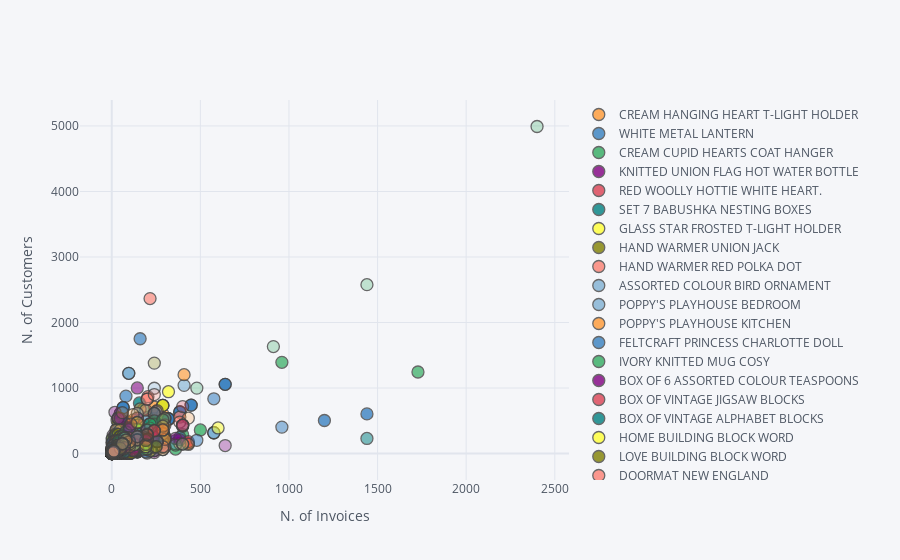

The cell this chart's notebook holds for it:
### Markdown cell above
## 5. Create an interactive scatter plot that plots number of invoices (x-axis) vs. number of customers (y-axis) and the plot points represent individual products. Add two sliders that control the x and y axis ranges.

### Code cell
data.groupby('Description').agg(['count'])[['InvoiceNo', 'CustomerID']]
df.iplot(kind='scatter', x='Quantity', y='Revenue', mode='markers', categories='Description', xTitle='N. of Invoices', yTitle = 'N. of Customers')
